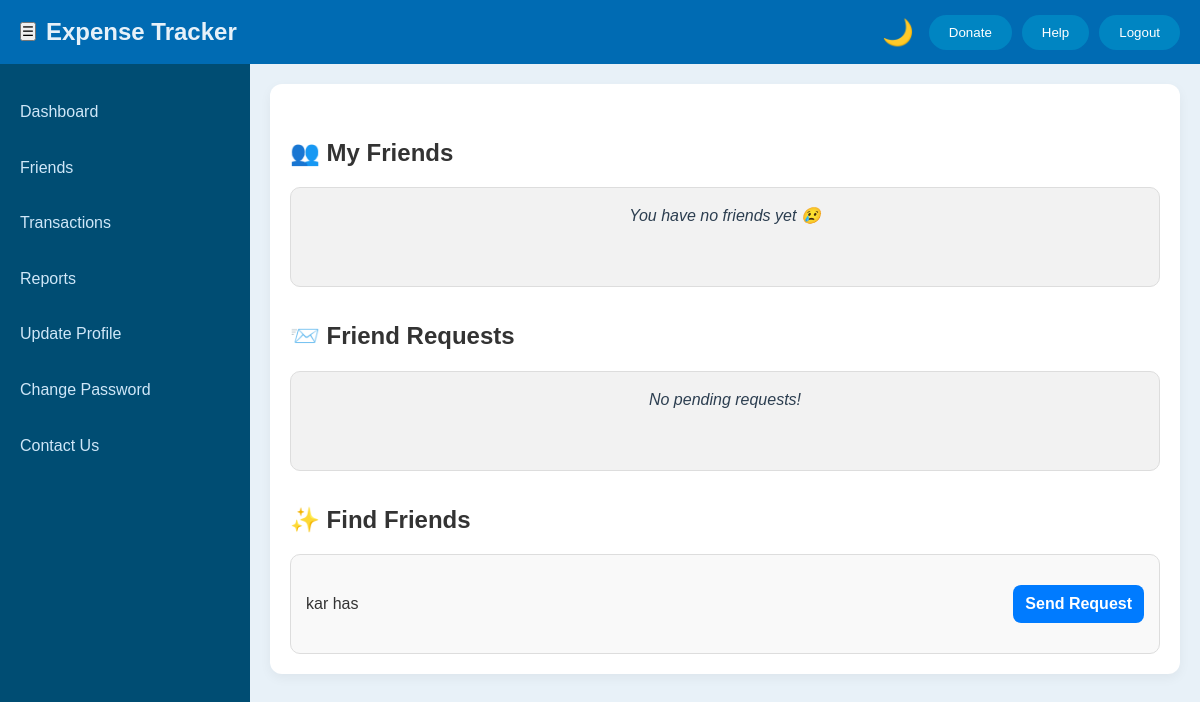
Page /friends/ (signed in) on the earlier database version.
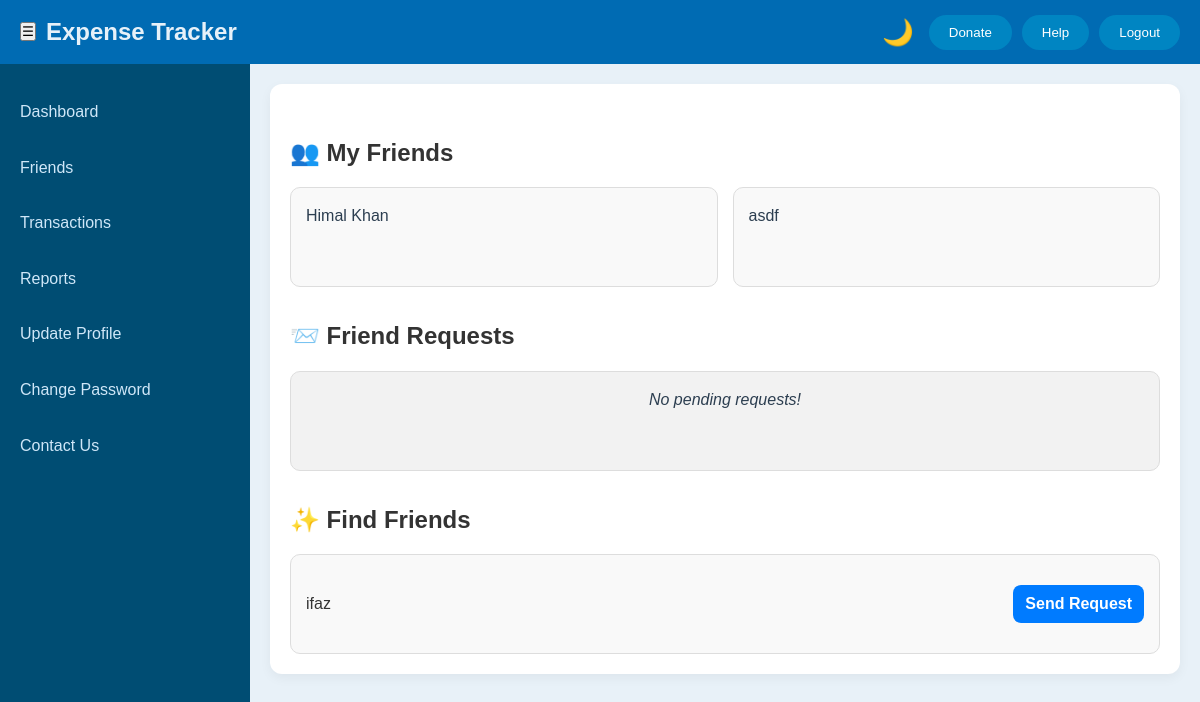
Same page on the later database version.
### mainapp/models.py (models this page shows)
class User(AbstractBaseUser, PermissionsMixin):
    name = models.CharField(max_length=255)
    email = models.EmailField(unique=True)
    username = models.CharField(max_length=100, unique=True)
    number = models.CharField(max_length=15)
    created_at = models.DateTimeField(auto_now_add=True)
    updated_at = models.DateTimeField(auto_now=True)
    is_admin = models.BooleanField(default=False)
    is_active = models.BooleanField(default=True)
    is_staff = models.BooleanField(default=False)
    objects = UserManager()
    USERNAME_FIELD = 'email'
    REQUIRED_FIELDS = ['username', 'name', 'number']

### friendship/views.py (the view)
# urls.py: path('', views.friends_page, name='friends_page'),
@login_required
def friends_page(request):
    user = request.user
    my_friends_qs = Friendship.objects.filter(user1=user) | Friendship.objects.filter(user2=user)
    my_friends = [f.user2 if f.user1 == user else f.user1 for f in my_friends_qs]
    friend_requests = FriendRequest.objects.filter(to_user=user, is_active=True, is_rejected=False)
    friend_ids = [f.id for f in my_friends]
    sent_request_ids = FriendRequest.objects.filter(from_user=user, is_active=True).values_list('to_user_id', flat=True)
    received_request_ids = FriendRequest.objects.filter(to_user=user, is_active=True).values_list('from_user_id', flat=True)
    exclude_ids = set(friend_ids) | set(sent_request_ids) | set(received_request_ids) | {user.id}
    suggestions = User.objects.exclude(id__in=exclude_ids)
    return render(request, 'friends/friends.html', {
        'my_friends': my_friends,
        'friend_requests': friend_requests,
        'suggestions': suggestions,
    })

### templates/FRIENDS/friends.html (shortened to what this page needs)
{% load static %}
<!DOCTYPE html>
<html lang="en">
<head>
    <link rel="stylesheet" href="{% static 'css/DASHBOARD/dashboard.css' %}">
    <link rel="stylesheet" href="{% static 'css/FRIENDS/friends.css' %}">
    <link rel="stylesheet" href="{% static 'css/DASHBOARD/theme.css' %}">
</head>
<body class="friends-page">
    <div class="container">
        <nav class="navbar">
            <div class="navbar-left">
                <button class="sidebar-button" id="toggleSidebar">☰</button>
                <span class="site-title">Expense Tracker</span>
            </div>
            <div class="navbar-right">
                <span id="themeToggle" onclick="toggleTheme()">🌙</span>
                <button class="donate-btn" id="donateButton">Donate</button>
                <button class="help-btn" id="helpButton">Help</button>
                <button class="logout-btn" id="logoutButton">Logout</button>
            </div>
        </nav>
        <div class="content-area">
            <aside class="sidebar" id="sidebar">
                <ul class="sidebar-menu">
                    <li><a href="{% url 'dashboard' %}">Dashboard</a></li>
                    <li><a href="{% url 'friends_page' %}">Friends</a>
                    <li><a href="#">Transactions</a></li>
                    <li><a href="#">Reports</a></li>
                    <li><a href="{% url 'update_profile_page' %}">Update Profile</a></li>
                    <li><a href="{% url 'setting' %}">Change Password</a></li>
                    <li><a href="{% url 'contact' %}">Contact Us</a></li>
                </ul>
            </aside>
            <main class="main-content">
                <div class="friends-container">
                    <h2>👥 My Friends</h2>
                    <div class="friend-grid">
                        {% for f in my_friends %}
                        <div class="friend-box">
                            <p>{{ f.username }}</p>
                        </div>
                        {% empty %}
                        <div class="friend-box empty">You have no friends yet 😢</div>
                        {% endfor %}
                    </div>
                    <h2>📨 Friend Requests</h2>
                    <div class="friend-grid">
                        {% for fr in friend_requests %}
                        <div class="friend-box row">
                            <p class="friend-name">{{ fr.from_user.username }}</p>
                            <div class="btn-group">
                                <a href="{% url 'confirm_friend_request' fr.id %}" class="btn accept">Accept</a>
                                <a href="{% url 'reject_friend_request' fr.id %}" class="btn decline">Decline</a>
                            </div>
                        </div>
                        {% empty %}
                        <div class="friend-box empty">No pending requests!</div>
                        {% endfor %}
                    </div>
                    <h2>✨ Find Friends</h2>
                    <div class="friend-grid">
                        {% for s in suggestions %}
                        <div class="friend-box row">
                            <p class="friend-name">{{ s.username }}</p>
                            <a href="{% url 'send_friend_request' s.id %}" class="btn send">Send Request</a>
                        </div>
                        {% empty %}
                        <div class="friend-box empty">No suggestions available.</div>
                        {% endfor %}
                    </div>
                </div>
            </main>
</body>
</html>

### static/css/DASHBOARD/dashboard.css (style rules this page uses)
* { margin: 0; padding: 0; box-sizing: border-box; }
body { font-family: Arial, sans-serif; line-height: 1.6; min-height: 100vh; display: flex; flex-direction: column; }
.navbar { display: flex; justify-content: space-between; align-items: center; height: 8vh; padding: 0 20px; }
.navbar-left { display: flex; align-items: center; }
.site-title { font-size: 24px; font-weight: bold; margin-left: 10px; color: #f0f0f0; }
.navbar-right button { border: none; padding: 10px 20px; margin-left: 10px; border-radius: 25px; cursor: pointer; transition: background-color 0.3s ease; }
.content-area { display: flex; flex-grow: 1; }
.sidebar { width: 250px; height: calc(100vh - 5vh); padding-top: 20px; position: fixed; transition: all 0.3s ease; cursor: pointer; }
.sidebar-menu { list-style: none; padding: 0; }
.sidebar-menu li a { color: white; text-decoration: none; display: block; padding: 15px 20px; transition: background-color 0.3s ease; }
.main-content { margin-left: 250px; padding: 20px; flex-grow: 1; }

### static/css/FRIENDS/friends.css (style rules this page uses)
:root { --primary-color: #0d6efd; --accept-color: #28a745; --decline-color: #dc3545; --send-color: #007bff; --bg-color: #ffffff; --box-bg: #f9f9f9; --empty-bg: #f2f2f2; --text-color: #333; --border-color: #ddd; --box-shadow: 0 4px 12px rgba(0, 0, 0, 0.05); }
.friends-container { padding: 20px; background-color: var(--bg-color); border-radius: 12px; box-shadow: var(--box-shadow); max-width: 100%; }
.friends-container h2 { margin-top: 30px; margin-bottom: 15px; color: var(--text-color); }
.friend-grid { display: grid; grid-template-columns: repeat(auto-fit, minmax(220px, 1fr)); gap: 15px; }
.friend-box { padding: 15px; border: 1px solid var(--border-color); border-radius: 10px; background-color: var(--box-bg); display: flex; flex-direction: column; justify-content: space-between; min-height: 100px; transition: box-shadow 0.3s ease-in-out; }
.friend-box.empty { text-align: center; font-style: italic; background-color: var(--empty-bg); }
.btn { padding: 6px 12px; border: none; border-radius: 8px; color: white; text-decoration: none; text-align: center; font-weight: bold; cursor: pointer; transition: background-color 0.3s ease; }
.send { background-color: var(--send-color); margin-top: 10px; }
.friend-box.row { flex-direction: row; align-items: center; justify-content: space-between; }
.friend-box.row .friend-name { margin: 0; font-weight: 500; color: var(--text-color); }
.friend-box.row .btn { margin-top: 0; }

### static/css/DASHBOARD/theme.css (style rules this page uses)
body { transition: background-color 0.4s ease, color 0.4s ease; }
body:not(.dark-mode) { background-color: #e8f1f8; color: #2c3e50; }
body:not(.dark-mode) .navbar { background-color: #006bb3; color: white; }
body:not(.dark-mode) .navbar-right { display: flex; justify-content: center; align-items: center; }
body:not(.dark-mode) .navbar-right span { background-color: transparent; color: white; cursor: pointer; font-size: 1.6rem; margin-right: 5px; transition: transform 0.2s ease; }
body:not(.dark-mode) .navbar-right button { background-color: #0085c2; color: white; }
body:not(.dark-mode) .sidebar { background-color: #004d73; color: white; }
body:not(.dark-mode) .sidebar-menu li a { color: #cfe7f8; }
body:not(.dark-mode) .site-title { color: #e6f1f9; }

Differences in the rows shown:
removed User: username "kar has", shown under "✨ Find Friends"
added User: username "Himal Khan", shown under "👥 My Friends"
added User: username "asdf", shown under "👥 My Friends"
added User: username "ifaz", shown under "✨ Find Friends"
Other differences:
text no longer shown: "You have no friends yet 😢"
